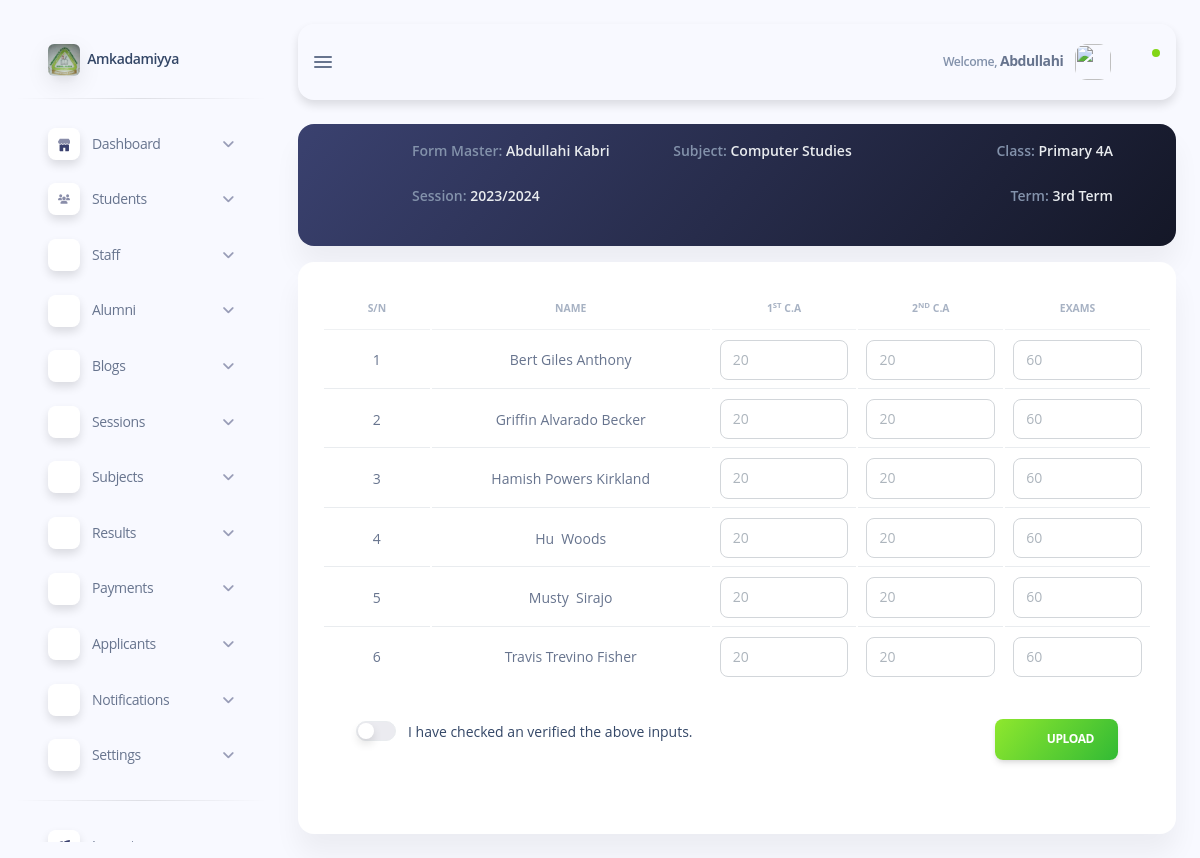
Screenshot of /subdomains/admin/admin-upload-result.php?subject_id=9 (signed in) with the database file from the repository.
### tables this page shows
CREATE TABLE `subjects` (
  `subject_id` int(11) NOT NULL,
  `subject_name` varchar(50) NOT NULL
);

CREATE TABLE `classes` (
  `class_id` int(11) NOT NULL,
  `class_name` varchar(50) NOT NULL,
  `section_id` int(11) NOT NULL
);

CREATE TABLE `defaults` (
  `default_id` int(11) NOT NULL,
  `session_name` varchar(100) DEFAULT '2023/2024',
  `current_term` varchar(100) DEFAULT '3rd Term',
  `term_begins` varchar(100) DEFAULT '15-Aug-2024',
  `term_ending` varchar(100) DEFAULT '05-July-2024'
);

CREATE TABLE `students` (
  `student_id` int(11) NOT NULL,
  `class_id` int(11) NOT NULL,
  `section_id` int(11) NOT NULL,
  `admission_id` varchar(20) NOT NULL,
  `first_name` varchar(50) NOT NULL,
  `second_name` varchar(50) NOT NULL,
  `last_name` varchar(50) NOT NULL,
  `status` varchar(50) NOT NULL,
  `password` varchar(255) NOT NULL,
  `birth_date` date NOT NULL,
  `state` varchar(50) NOT NULL,
  `lga` varchar(50) NOT NULL,
  `gender` varchar(50) NOT NULL,
  `parent_first_name` varchar(50) NOT NULL,
  `parent_last_name` varchar(50) NOT NULL,
  `parent_email` varchar(50) NOT NULL,
  `parent_address` varchar(50) NOT NULL,
  `parent_phone_number` varchar(50) NOT NULL,
  `timestamp` timestamp NOT NULL DEFAULT current_timestamp() ON UPDATE current_timestamp()
);

### subdomains/admin/admin-upload-result.php (the view, shortened to what this page needs)
<?php
require_once "../../config/database.php";
$sql = 'SELECT * FROM `defaults`';
$defaults = mysqli_query($conn, $sql);
$default = mysqli_fetch_assoc($defaults);
?>
<!DOCTYPE html>
<html lang="en">
<head>
    <?php include "inc/admin-header.php"; ?>
</head>
<body class="g-sidenav-show bg-info-soft">
    <?php
        include "inc/admin-sidebar.php";
    ?>
    <main class="main-content position-relative max-height-vh-100 h-100 border-radius-lg">
        <?php require "inc/admin-navbar.php"; ?>
        <div class="container-fluid py-4">
            <div class="card card-body bg-gradient-dark" id="profile">
                <div class="row align-items-center">
                    <div class="col-sm-auto col-2">
                        <div class="avatar avatar-xl position-relative">
                        </div>
                    </div>
                    <div class="col-10 my-auto">
                        <div class="row">
                            <div class="col-md-4 col-6 mb-3">
                                <h6 class="text-light text-sm font-weight-bold"><span class="text-secondary">Form
                                        Master:
                                    </span><?php echo $_SESSION['staff']['first_name'] . '&nbsp;' . $_SESSION['staff']['last_name']; ?>
                                </h6>
                            </div>
                            <div class="col-md-4 col-6 mb-3 text-md-center">
                                <h6 class="font-weight-bold text-light text-sm">
                                    <span class="text-secondary">Subject:</span>
                                    <?php
                                    $subject_id = $_GET['subject_id'];
                                    $sql = "SELECT * FROM `subjects` WHERE `subject_id` = '$subject_id'";
                                    $subject_result = mysqli_query($conn, $sql);
                                    $subject = mysqli_fetch_assoc($subject_result);
                                    echo $subject['subject_name'];
                                    ?>
                                </h6>
                            </div>
                            <div class="col-md-4 col-6 mb-3 text-md-end">
                                <h6 class="text-light text-sm font-weight-bold"><span class="text-secondary">Class:
                                    </span><?php echo $class['class_name']; ?> </h6>
                            </div>
                        </div>
                        <div class="row">
                            <div class="col-md-6 col-6 mb-3">
                                <h6 class="text-light text-sm font-weight-bold"><span class="text-secondary">Session:
                                    </span><?php echo $default['session_name']; ?> </h6>
                            </div>
                            <div class="col-md-6 col-6 text-md-end">
                                <h6 class="text-light text-sm font-weight-bold"><span class="text-secondary">Term:
                                    </span><?php echo $default['current_term']; ?> </h6>
                            </div>
                        </div>
                    </div>
                </div>
            </div>
            <form action="_CREATE.php" method="post">
                <div class="card mt-3">
                    <div class="card-body">
                        <table class="table table-responsive">
                            <thead>
                                <tr>
                                    <th class="text-uppercase text-center text-secondary text-xxs font-weight-bolder opacity-7">
                                        S/N
                                    </th>
                                    <th class="text-uppercase text-center text-secondary text-xxs font-weight-bolder opacity-7">
                                        Name</th>
                                    <th class="text-uppercase text-center text-secondary text-xxs font-weight-bolder opacity-7">
                                        1<sup>st</sup> C.A</th>
                                    <th class="text-uppercase text-center text-secondary text-xxs font-weight-bolder opacity-7">
                                        2<sup>nd</sup> C.A</th>
                                    <th class="text-uppercase text-center text-secondary text-xxs font-weight-bolder opacity-7">
                                        Exams</th>
                                </tr>
                            </thead>
                            <tbody>
                                <?php
                                $sql = "SELECT * FROM `students` WHERE `class_id` = '$class_id' ORDER BY `first_name` ASC, `second_name` ASC, `last_name` ASC";
                                $student_result = mysqli_query($conn, $sql);
                                $count = 1;
                                if (mysqli_num_rows($student_result) > 0) {
                                    while ($student = mysqli_fetch_assoc($student_result)) {
                                ?>
                                        <tr>
                                            <td class="text-sm text-center font-weight-normal align-middle">
                                                <?php echo $count; ?>
                                            </td>
                                            <td class="text-sm text-center font-weight-normal align-middle">
                                                <?php echo $student['first_name'] . '&nbsp;' . $student['second_name'] . '&nbsp;' . $student['last_name']; ?>
                                            </td>
                                            <td class="text-center">
                                                <input type="number" name="first_test[]" class="form-control" required placeholder="20" max="20" min="0">
                                            </td>
                                            <td class="text-center">
                                                <input type="number" name="second_test[]" class="form-control" required placeholder="20" max="20" min="0">
                                            </td>
                                            <td class="text-center">
                                                <input type="number" name="exam[]" class="form-control" required placeholder="60" max="60" min="0">
                                            </td>
                                        </tr>
                                    <?php
                                        $count++;
                                    }
                                    ?>
                            </tbody>
                            <tfoot>
                                <tr>
                                    <td colspan="5" class="border-0">
                                        <div class="card-footer row">
                                            <div class="col-md-6">
                                                <div class="form-check form-switch">
                                                    <input class="form-check-input" type="checkbox">
                                                    <label class="form-check-label null-label" for="verify">I have checked an verified
                                                        the above inputs.</label>
                                                </div>
                                            </div>
                                            <div class="col-md-6 text-end">
                                                <div class="form-input">
                                                    <button type="submit" value="Upload" class="btn bg-gradient-success mb-0" name="uploadSubject">
                                                        <span class="ni ni-cloud-upload-96 text-md opacity-10 mx-2" aria-hidden="true"></span>
                                                        upload
                                                    </button>
                                                </div>
                                            </div>
                                        </div>
                                    </td>
                                </tr>
                            <?php
                                } else {
                                    echo "<tr><td class='text-center text-secondary' colspan='5'>No student found</td></tr>";
                                }
                            ?>
                            </tfoot>
                        </table>
                    </div>
                </div>
            </form>
        </div>
    </main>
</body>
</html>

### css/style.css (style rules this page uses)
html { font-size: 1rem; }
@media (min-width: 576px) { html { font-size: 0.9rem; } }
@media (min-width: 768px) { html { font-size: 0.95rem; } }
@media (min-width: 992px) { html { font-size: 1rem; } }
label::after { content: " *"; color: red; }
.null-label::after { content: ""; }

### rows the page displays
subjects: subject_name "Computer Studies"
classes: class_name "Primary 4A"
defaults: session_name "2023/2024", current_term "3rd Term"
students: first_name "Bert", second_name "Giles", last_name "Anthony"
students: first_name "Griffin", second_name "Alvarado", last_name "Becker"
students: first_name "Hamish", second_name "Powers", last_name "Kirkland"
students: first_name "Hu", last_name "Woods"
students: first_name "Musty", last_name "Sirajo"
students: first_name "Travis", second_name "Trevino", last_name "Fisher"

### other values shown
$_SESSION['staff']['first_name'] "Abdullahi"
$_SESSION['staff']['last_name'] "Kabri"
